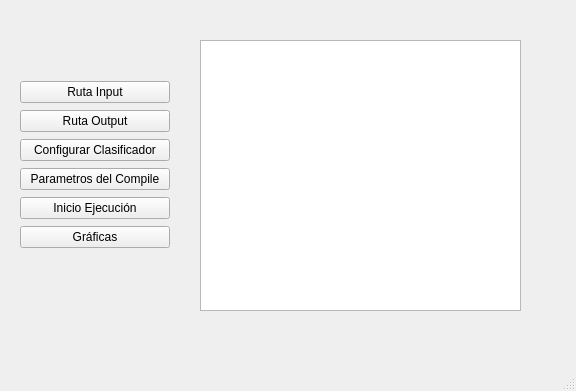
<?xml version="1.0" encoding="UTF-8"?>
<ui version="4.0">
 <class>MainWindow</class>
 <widget class="QMainWindow" name="MainWindow">
  <property name="geometry">
   <rect>
    <x>0</x>
    <y>0</y>
    <width>576</width>
    <height>391</height>
   </rect>
  </property>
  <property name="windowTitle">
   <string>MainWindow</string>
  </property>
  <widget class="QWidget" name="centralwidget">
   <widget class="QPushButton" name="pushButton">
    <property name="geometry">
     <rect>
      <x>670</x>
      <y>360</y>
      <width>75</width>
      <height>23</height>
     </rect>
    </property>
    <property name="text">
     <string>PushButton</string>
    </property>
   </widget>
   <widget class="QWidget" name="layoutWidget">
    <property name="geometry">
     <rect>
      <x>20</x>
      <y>80</y>
      <width>150</width>
      <height>170</height>
     </rect>
    </property>
    <layout class="QVBoxLayout" name="verticalLayout">
     <item>
      <widget class="QPushButton" name="RInput">
       <property name="text">
        <string>Ruta Input</string>
       </property>
      </widget>
     </item>
     <item>
      <widget class="QPushButton" name="ROutput">
       <property name="text">
        <string>Ruta Output</string>
       </property>
      </widget>
     </item>
     <item>
      <widget class="QPushButton" name="ConfClasi">
       <property name="text">
        <string>Configurar Clasificador</string>
       </property>
      </widget>
     </item>
     <item>
      <widget class="QPushButton" name="ConfParamCompile">
       <property name="text">
        <string>Parametros del Compile</string>
       </property>
      </widget>
     </item>
     <item>
      <widget class="QPushButton" name="IniEjec">
       <property name="text">
        <string>Inicio Ejecución</string>
       </property>
      </widget>
     </item>
     <item>
      <widget class="QPushButton" name="Grafic">
       <property name="text">
        <string>Gráficas</string>
       </property>
      </widget>
     </item>
    </layout>
   </widget>
   <widget class="QTextEdit" name="textLoger">
    <property name="geometry">
     <rect>
      <x>200</x>
      <y>40</y>
      <width>321</width>
      <height>271</height>
     </rect>
    </property>
   </widget>
  </widget>
  <widget class="QMenuBar" name="menubar">
   <property name="geometry">
    <rect>
     <x>0</x>
     <y>0</y>
     <width>576</width>
     <height>21</height>
    </rect>
   </property>
  </widget>
  <widget class="QStatusBar" name="statusbar"/>
 </widget>
 <resources/>
 <connections/>
</ui>
